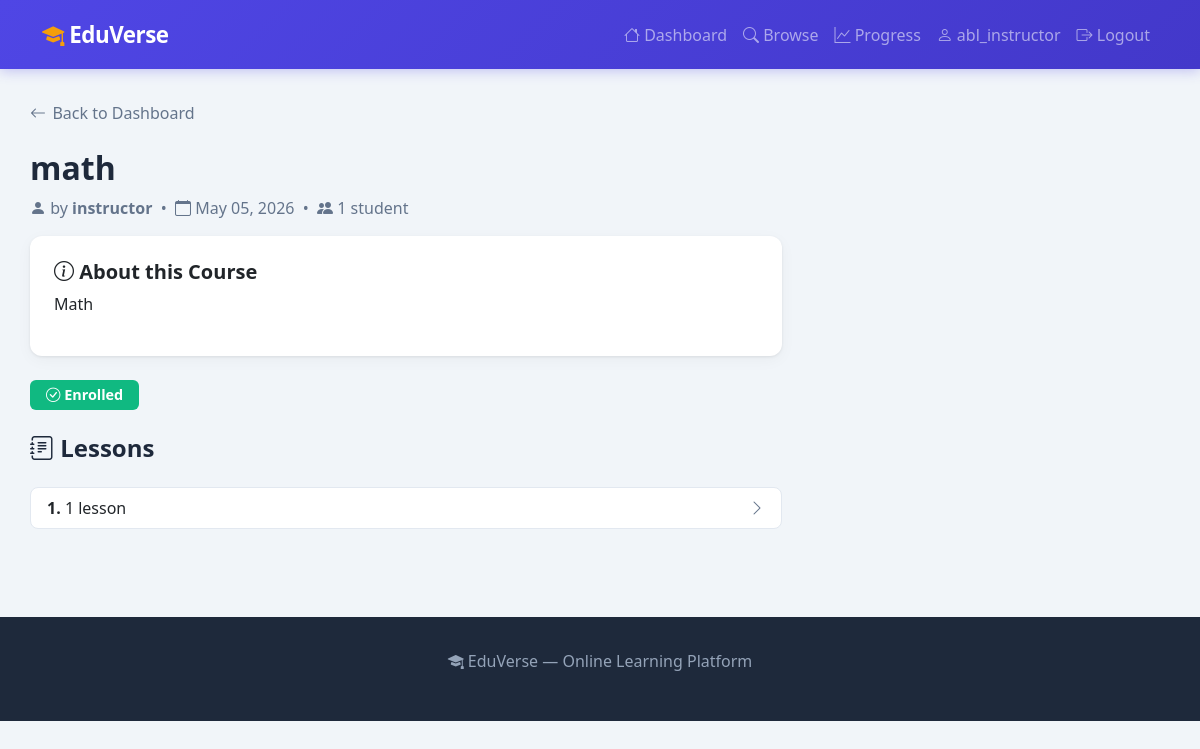
The page /course/1/ (signed in) on the database its author committed.
### courses/models.py (models this page shows, shortened)
class Course(models.Model):
    title = models.CharField(max_length=200)
    description = models.TextField()
    thumbnail = models.ImageField(upload_to='course_thumbnails/', blank=True, null=True)
    instructor = models.ForeignKey(User, on_delete=models.CASCADE, related_name='courses')
    created_at = models.DateTimeField(auto_now_add=True)

class Lesson(models.Model):
    course = models.ForeignKey(Course, on_delete=models.CASCADE, related_name='lessons')
    title = models.CharField(max_length=200)
    content = models.TextField()
    file = models.FileField(upload_to='lesson_files/', blank=True, null=True)
    order = models.PositiveIntegerField(default=0)
    created_at = models.DateTimeField(auto_now_add=True)
    class Meta:
        ordering = ['order']

### courses/views.py (the view)
# urls.py: path('course/<int:course_id>/', views.course_detail_view, name='course_detail'),
@login_required
def course_detail_view(request, course_id):
    course = get_object_or_404(Course, id=course_id)
    lessons = course.lessons.all()
    is_enrolled = Enrollment.objects.filter(student=request.user, course=course).exists()
    is_instructor = course.instructor == request.user
    student_count = Enrollment.objects.filter(course=course).count()
    return render(request, 'courses/course_detail.html', {
        'course': course,
        'lessons': lessons,
        'is_enrolled': is_enrolled,
        'is_instructor': is_instructor,
        'student_count': student_count,
    })

### courses/templates/courses/course_detail.html (shortened to what this page needs)
{% extends 'courses/base.html' %}
{% block content %}
<a href="{% url 'dashboard' %}" class="back-btn">
    <i class="bi bi-arrow-left"></i> Back to Dashboard
</a>
<div class="row">
    <div class="col-md-8">
        <h2 style="font-weight: 800;">{{ course.title }}</h2>
        <p style="color: var(--gray);">
            <i class="bi bi-person-fill"></i> by <strong>{{ course.instructor.username }}</strong>
            &nbsp;&bull;&nbsp;
            <i class="bi bi-calendar"></i> {{ course.created_at|date:"M d, Y" }}
            &nbsp;&bull;&nbsp;
            <i class="bi bi-people-fill"></i> {{ student_count }} student{{ student_count|pluralize }}
        </p>
        <div class="card p-4 mb-4">
            <h5 class="fw-bold"><i class="bi bi-info-circle"></i> About this Course</h5>
            <p>{{ course.description }}</p>
        </div>
        {% if not is_enrolled and not is_instructor and user.profile.role == 'student' %}
            <a href="{% url 'enroll' course.id %}" class="btn btn-success mb-4">
                <i class="bi bi-plus-circle"></i> Enroll in this Course
            </a>
        {% elif is_enrolled %}
            <span class="badge mb-4 d-inline-block" style="background-color: var(--success); font-size: 0.9rem; padding: 0.5rem 1rem;">
                <i class="bi bi-check-circle"></i> Enrolled
            </span>
        {% endif %}
        <div class="d-flex justify-content-between align-items-center mb-3">
            <h4 style="font-weight: 700;"><i class="bi bi-journal-text"></i> Lessons</h4>
        </div>
        {% if lessons %}
            <div class="list-group">
                {% for lesson in lessons %}
                    <a href="{% url 'lesson_detail' lesson.id %}" class="list-group-item list-group-item-action d-flex justify-content-between align-items-center">
                        <div>
                            <strong>{{ lesson.order }}.</strong> {{ lesson.title }}
                        </div>
                        <i class="bi bi-chevron-right" style="color: var(--gray);"></i>
                    </a>
                {% endfor %}
            </div>
        {% else %}
            <div class="card p-4 text-center">
                <p style="color: var(--gray);">No lessons yet.</p>
            </div>
        {% endif %}
    </div>
</div>
{% endblock %}

### courses/templates/courses/base.html (shortened to what this page needs)
<!DOCTYPE html>
<html lang="en">
<head>
    <link href="https://cdn.jsdelivr.net/npm/bootstrap@5.3.0/dist/css/bootstrap.min.css" rel="stylesheet">
    <link href="https://cdn.jsdelivr.net/npm/bootstrap-icons@1.11.0/font/bootstrap-icons.css" rel="stylesheet">
</head>
<body>
    <nav class="navbar navbar-expand-lg navbar-dark">
        <div class="container">
            <a class="navbar-brand" href="{% url 'dashboard' %}">
                <i class="bi bi-mortarboard-fill"></i> EduVerse
            </a>
            <div class="collapse navbar-collapse" id="navbarNav">
                <div class="navbar-nav ms-auto">
                    {% if user.is_authenticated %}
                        <a class="nav-link" href="{% url 'dashboard' %}"><i class="bi bi-house"></i> Dashboard</a>
                        <a class="nav-link" href="{% url 'browse' %}"><i class="bi bi-search"></i> Browse</a>
                        {% if user.profile.role == 'student' %}
                            <a class="nav-link" href="{% url 'progress' %}"><i class="bi bi-graph-up"></i> Progress</a>
                        {% endif %}
                        <a class="nav-link d-flex align-items-center gap-1" href="{% url 'profile' %}">
                            {% if user.profile.profile_picture %}
                                <img src="{{ user.profile.profile_picture.url }}" style="width: 24px; height: 24px; border-radius: 50%; object-fit: cover;">
                            {% else %}
                                <i class="bi bi-person"></i>
                            {% endif %}
                            {{ user.username }}
                        </a>
                        <a class="nav-link" href="{% url 'logout' %}"><i class="bi bi-box-arrow-right"></i> Logout</a>
                    {% else %}
                        <a class="nav-link" href="{% url 'login' %}">Login</a>
                        <a class="nav-link" href="{% url 'register' %}">Register</a>
                    {% endif %}
                </div>
            </div>
        </div>
    </nav>
    <div class="container main-content">
        {% block content %}{% endblock %}
    </div>
    <footer>
        <div class="container text-center">
            <p><i class="bi bi-mortarboard-fill"></i> EduVerse &mdash; Online Learning Platform</p>
        </div>
    </footer>
</body>
</html>

### courses/templates/courses/base.html (style rules this page uses)
:root { --primary: #4f46e5; --primary-dark: #4338ca; --primary-light: #eef2ff; --accent: #f59e0b; --success: #10b981; --danger: #ef4444; --dark: #1e293b; --gray: #64748b; --light-gray: #f1f5f9; }
body { font-family: 'Segoe UI', system-ui, -apple-system, sans-serif; background-color: var(--light-gray); color: var(--dark); min-height: 100vh; }
.navbar { background: linear-gradient(135deg, var(--primary), var(--primary-dark)) !important; box-shadow: 0 2px 12px rgba(79, 70, 229, 0.3); padding: 0.8rem 0; }
.navbar-brand { font-weight: 800; font-size: 1.4rem; letter-spacing: -0.5px; }
.navbar-brand i { color: var(--accent); }
.nav-link { font-weight: 500; transition: opacity 0.2s; }
.main-content { padding: 2rem 0; }
.card { border: none; border-radius: 12px; box-shadow: 0 1px 3px rgba(0,0,0,0.08), 0 4px 16px rgba(0,0,0,0.04); transition: transform 0.2s, box-shadow 0.2s; }
.badge { font-weight: 600; padding: 0.4em 0.8em; border-radius: 6px; }
.back-btn { display: inline-flex; align-items: center; gap: 0.4rem; color: var(--gray); text-decoration: none; font-weight: 500; margin-bottom: 1.5rem; transition: color 0.2s; }
.list-group-item { border-radius: 8px !important; margin-bottom: 0.5rem; border: 1.5px solid #e2e8f0; transition: border-color 0.2s, background 0.2s; }
footer { background: var(--dark); color: #94a3b8; padding: 2rem 0; margin-top: 3rem; }

### rows shown on the page
Course: title "math", instructor.username "instructor", created_at "May 05, 2026", description "Math"
Lesson: order "1", title "1 lesson"

### other values the page prints
{{ user.username }} "abl_instructor"
{{ student_count }} "1"
